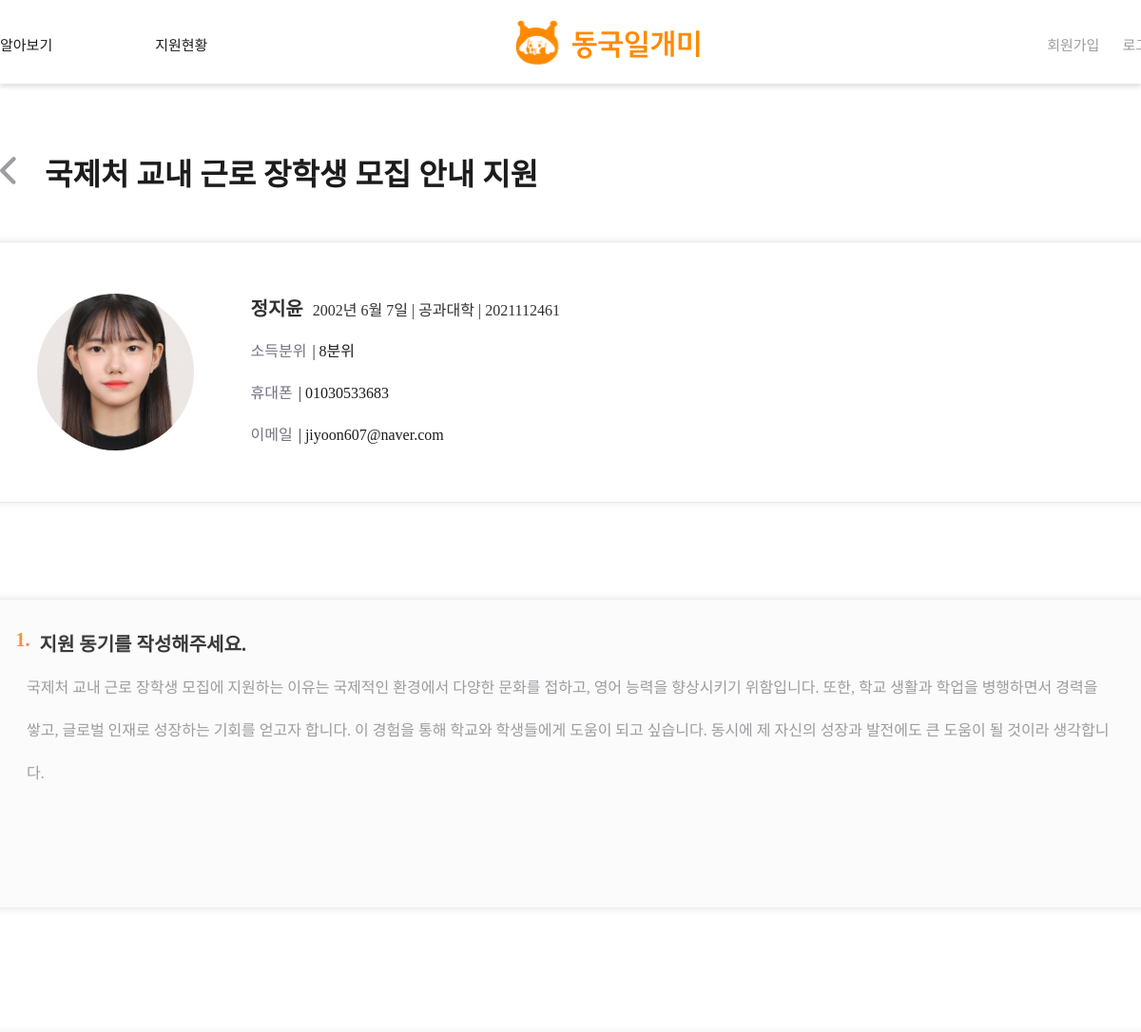
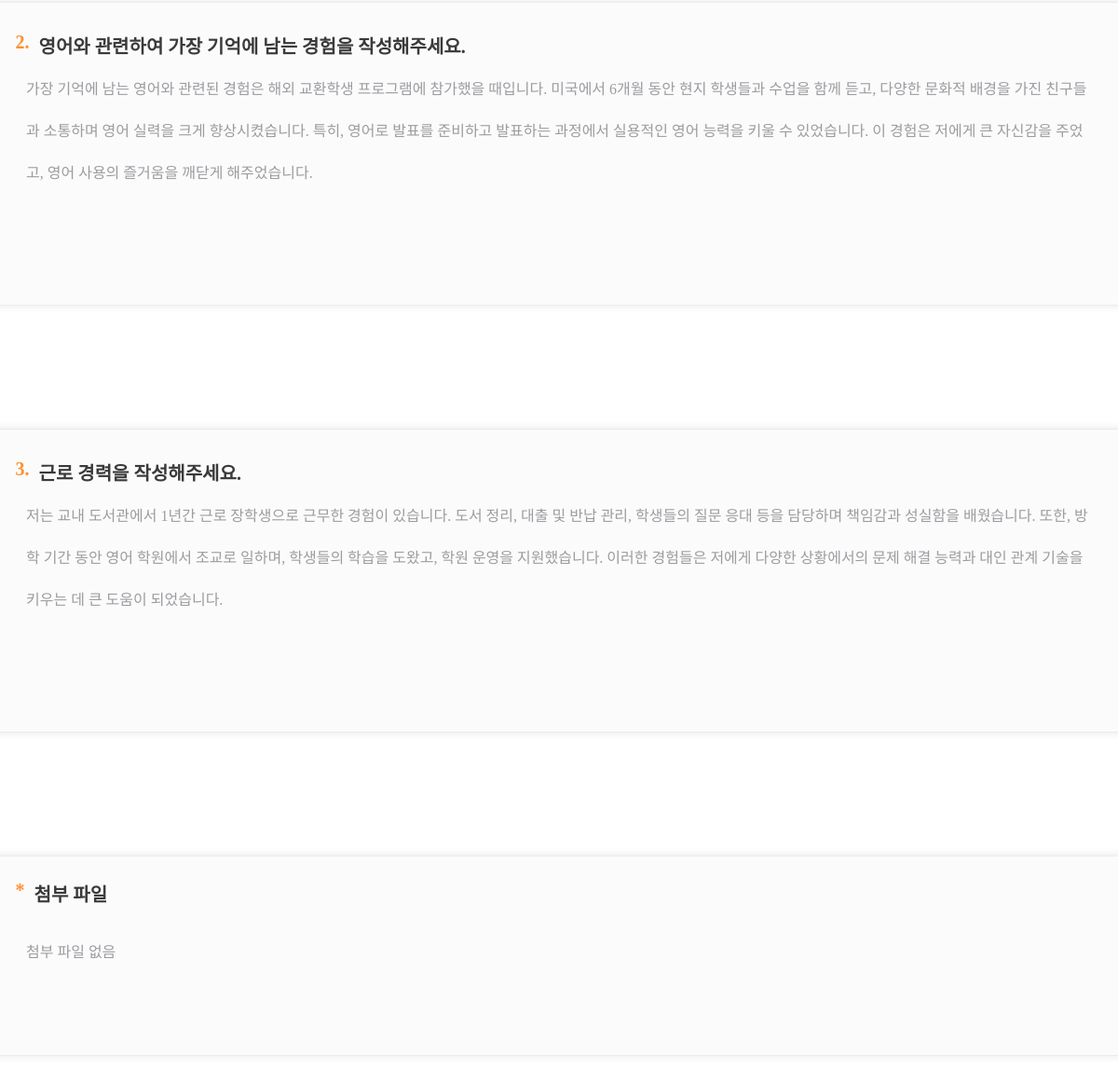
Page /users/staff-studentappfile/23/15 on the committed database (2 pictures, top to bottom).
### main/models.py (models this page shows, shortened)
class Post(models.Model):
    writer = models.ForeignKey(User, null=False, blank=False, on_delete=models.CASCADE)
    title = models.CharField(max_length=50)
    organization = models.CharField(max_length=50, null=True)
    department = models.CharField(max_length=50, null=True)
    is_income_bracket = models.PositiveIntegerField(null=False, default=0) #boolean
    start_date = models.DateField(null=True)
    end_date = models.DateField(null=True)
    deadline = models.DateField(null=True)
    day_left = models.IntegerField(null=True)
    place = models.CharField(max_length=50, blank=False)
    time = models.TextField(null=False)
    recruitment = models.PositiveIntegerField(default=0)
    wage = models.PositiveIntegerField(null=True, default=0)
    body = models.TextField()
    file = models.ImageField(upload_to="post/", blank=True, null=True)
    pub_date = models.DateTimeField()
    scrap = models.ManyToManyField(User, related_name='scraped', blank=True, default=None)
    scrap_count = models.PositiveIntegerField(default=0)
    applicated_count = models.PositiveIntegerField(default=0)

class Answer(models.Model):
    application = models.ForeignKey(Application, null=False, blank=False, on_delete=models.CASCADE)
    question = models.ForeignKey(Question, null=False, blank=False, on_delete=models.CASCADE)
    content = models.TextField()

class Question(models.Model):
    post = models.ForeignKey(Post, null=False, blank=False, on_delete=models.CASCADE)
    content = models.TextField()

### accounts/models.py (models this page shows)
class Profile(models.Model):
    student_or_staff = models.CharField(max_length=20, blank=False)
    user = models.OneToOneField(User, on_delete=models.CASCADE)
    name = models.CharField(max_length=5, blank=False)
    GENDER_M = "male"
    GENDER_F = "female"
    GENDER_CHOICES = (
    	(GENDER_M, "Male"),
        (GENDER_F, "Female"),
    )
    gender = models.CharField(choices=GENDER_CHOICES, max_length=10, blank=True)
    birth = models.DateField(blank=False, null=True)
    photo = models.ImageField(upload_to="user_photo/", blank=True)
    department = models.CharField(max_length=20, blank=True)
    phone = models.CharField(max_length=20, blank=True)
    email = models.CharField(max_length=50, blank=False)
    student_number = models.CharField(max_length=10, blank=False)
    income = models.PositiveIntegerField(null=True, default=0)
    certification_student = models.FileField(upload_to="student_certification/", blank=True)
    certification_staff = models.FileField(upload_to="staff_certification/",blank=True)

### users/views.py (the view)
# urls.py: path('staff-studentappfile/<int:post_id>/<int:student_id>', staff_studentappfile, name="staff-studentappfile"),
def staff_studentappfile(request, post_id, student_id):
    post = get_object_or_404(Post, pk=post_id)
    application = get_object_or_404(Application, writer_id=student_id, post_id=post_id)
    student = get_object_or_404(User, id=student_id)
    answers = Answer.objects.filter(application=application)
    return render(request, 'users/staff_studentappfile.html',{'application':application, 'answers':answers, 'student':student, 'post':post})

### users/templates/users/staff_studentappfile.html (shortened to what this page needs)
{% extends 'base.html' %}
{% load static %}
{% block content %}
<link
    rel="stylesheet"
    type="text/css"
    href="{% static 'css/users/staff_studentappfile.css'%}"
/>
<div id="applyScreen">
    <div class="ttt">
        <div class="backBtn">
            <a href="javascript:history.back()" class="backBtnAtag">
                <img src="{% static 'images/icons/back.svg' %}" />
            </a>
            <span id="word">{{post.organization}} {{post.title}} 지원</span>
        </div>
        <div id="applyBody" class="width">
            <div class="profileBox w100">
                <div class="profile w100">
                    <div class="img">
                        {% if student.profile.photo %}
                            <img src="{{ student.profile.photo.url }}" alt="사진" width="100px">
                        {% endif %}
                    </div>
                    <div class="info">
                        <div class="infoText">
                            <span id="nameEtc"><span id="nameBold">{{ student.profile.name }}</span>{{student.profile.birth}}  |  {{student.profile.department}}  |  {{student.profile.student_number}}</span>
                        </div>
                        <div class="infoText">
                            <span class="contentText">소득분위<span class="indextext">| {{student.profile.income }}분위</span></span>
                        </div>
                        <div class="infoText">
                            <span class="contentText">휴대폰<span class="indextext">| {{ student.profile.phone }}</span></span>
                        </div>
                        <div class="infoText">
                            <span class="contentText">이메일<span class="indextext">| {{ student.profile.email }}</span></span>
                        </div>
                    </div>
                </div>
            </div>
            {% for answer in answers %}
                <div class="questionBox w100">
                    <div class="question">
                        <div class="qTitle w100">
                            <span>{{ forloop.counter }}.</span> {{ answer.question.content }}
                        </div>
                        <div class="inner w100">
                            {{ answer.content }}
                        </div>
                    </div>
                </div>
            {% endfor %}
            <div class="questionBox w100" id="filebox">
                <div class="question" id="file">
                    <div class="qTitle w100" >
                        <span>*</span> 첨부 파일
                    </div>
                    <div class="inner w100" id="fileinner">
                        {% if application.file %}
                            <a href="{{ application.file.url }}">{{ application.file.name }}</a>
                        {% else %}
                            <p>첨부 파일 없음</p>
                        {% endif %}
                    </div>
                </div>
            </div>
        </div>
    </div>
</div>
{% endblock %}

### project/static/css/shared/topnav.css (style rules this page uses)
a { display: inline-block; white-space: nowrap; text-decoration-line: none; }
a { color: inherit; text-decoration: none; }

### project/static/css/users/staff_studentappfile.css (style rules this page uses)
#applyScreen { display: flex; flex-direction: column; width: 100%; max-width: 1400px; margin-bottom: 100px; margin-top: 40px; }
.ttt { display: flex; flex-direction: column; align-items: center; }
.backBtn { display: flex; width: 100%; justify-content: flex-start; align-items: center; gap: 30px; margin-top: 30px; margin-bottom: 50px; }
#word { color: #1C1C1E; text-align: center; font-family: "SUITE Variable"; font-size: 32px; font-style: normal; font-weight: 700; line-height: normal; }
#applyBody { display: flex; flex-direction: column; align-items: center; max-width: 1400px; gap:70px; }
.width { width: 1263px; }
.w100 { width: 100%; }
.profileBox { display: flex; justify-content: flex-start; height: 273px; flex-shrink: 0; border-radius: 12px; border: 1px solid #EBEBEB; background: #FFF; box-shadow: 0px 0px 10px 0px rgba(0, 0, 0, 0.10); }
.profile { padding: 32px 70px; display: flex; gap:60px; align-items: center; }
.img { display: flex; justify-content: center; align-items: center; width: 165px; height: 165px; border-radius:50%; background-color: #D3D3D3; overflow: hidden; }
.img img { width: 165px; height: 171px;; object-fit: cover; object-position: center; }
.info { display: flex; flex-direction: column; justify-content: center; }
.infoText { display: flex; height: 44px; justify-content: flex-start; align-items: center; }
#nameEtc { color: #343030; font-family: "SUITE Variable"; font-size: 16px; font-style: normal; font-weight: 500; line-height: 45px; }
#nameBold { font-size: 20px; font-weight: 700; margin-right: 10px; }
.contentText { color: #737381; font-family: "SUITE Variable"; font-size: 16px; font-style: normal; font-weight: 500; line-height: 45px; }
.indextext { color:#1C1C1E; margin-left:6px; }
.questionBox { display: flex; min-height: 324px; margin: 31px 37px; align-items: center; justify-content: center; border-radius: 12px; border: 1px solid rgba(235, 235, 235, 0.92); background: #FBFBFB; box-shadow: 0px 0px 10px 0px rgba(0, 0, 0, 0.10); }
.question { display: flex; width: 1167px; height: 262px; align-items: center; flex-direction: column; }
.qTitle { display: flex; justify-content: flex-start; margin-bottom: 10px; color: #3a3a3b; font-family: "SUITE Variable"; font-size: 20px; font-style: normal; font-weight: 700; line-height: normal; }
.qTitle span { color: #FE902F; font-family: "SUITE Variable"; font-size: 20px; font-style: normal; font-weight: 700; line-height: normal; margin-right: 10px; }
.inner { display: flex; width: 1144px; height: 220px; flex-shrink: 0; color: #9C9CA1; font-family: "SUITE Variable"; font-size: 16px; font-style: normal; font-weight: 500; line-height: 45px; }
#filebox { min-height: 213px; }
#file { height: 164px; }
#fileinner { height: 96px; }

### project/templates/base.html (style rules this page uses)
body { display: flex; flex-direction: column; min-height: 100vh; margin: 0; }

### rows in the picture
Post: organization "국제처", title "교내 근로 장학생 모집 안내"
Answer: question.content "지원 동기를 작성해주세요.", content "국제처 교내 근로 장학생 모집에 지원하는 이유는 국제적인 환경에서 다양한 문화를 접하고, 영어 능력을 향상시키기 위함입니다. 또한, 학교 생활과 학업을 병행하면서 경력을 쌓고, 글로벌 인재로 성장하는 기회를 얻고자 합니다. 이 경험을 통해 학교와 학생들에게 도움이 되고 싶습니다. 동시에 제 자신의 성장과 발전에도 큰 도움이 될 것이라 생각합니다."
Answer: question.content "영어와 관련하여 가장 기억에 남는 경험을 작성해주세요.", content "가장 기억에 남는 영어와 관련된 경험은 해외 교환학생 프로그램에 참가했을 때입니다. 미국에서 6개월 동안 현지 학생들과 수업을 함께 듣고, 다양한 문화적 배경을 가진 친구들과 소통하며 영어 실력을 크게 향상시켰습니다. 특히, 영어로 발표를 준비하고 발표하는 과정에서 실용적인 영어 능력을 키울 수 있었습니다. 이 경험은 저에게 큰 자신감을 주었고, 영어 사용의 즐거움을 깨닫게 해주었습니다."
Answer: question.content "근로 경력을 작성해주세요.", content "저는 교내 도서관에서 1년간 근로 장학생으로 근무한 경험이 있습니다. 도서 정리, 대출 및 반납 관리, 학생들의 질문 응대 등을 담당하며 책임감과 성실함을 배웠습니다. 또한, 방학 기간 동안 영어 학원에서 조교로 일하며, 학생들의 학습을 도왔고, 학원 운영을 지원했습니다. 이러한 경험들은 저에게 다양한 상황에서의 문제 해결 능력과 대인 관계 기술을 키우는 데 큰 도움이 되었습니다."

### other values in the picture
{{ student.profile.name }} "정지윤"
{{ student.profile.birth }} "2002년 6월 7일"
{{ student.profile.department }} "공과대학"
{{ student.profile.student_number }} "2021112461"
{{ student.profile.income }} "8"
{{ student.profile.phone }} "01030533683"
{{ student.profile.email }} "jiyoon607@naver.com"
